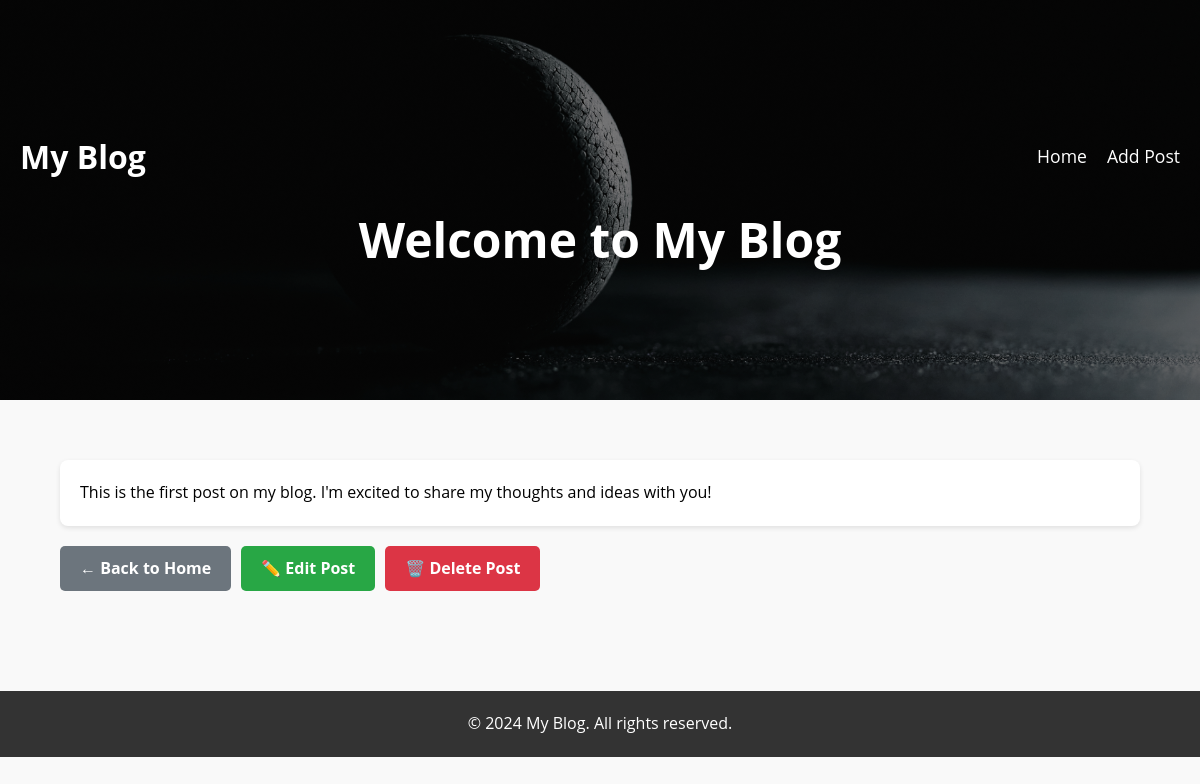
Screenshot of /view_post.php?id=1 with the database file from the repository.
### tables this page shows
CREATE TABLE `posts` (
  `id` int(11) NOT NULL,
  `title` varchar(255) NOT NULL,
  `content` text NOT NULL,
  `created_at` timestamp NOT NULL DEFAULT current_timestamp()
);

### view_post.php (the view, shortened to what this page needs)
<?php
require_once 'functions.php';
$conn = new mysqli('localhost', 'root', '', 'blog');
if (isset($_GET['id']) && is_numeric($_GET['id'])) {
    $id = $_GET['id'];
    $stmt = $conn->prepare("SELECT * FROM posts WHERE id = ?");
    $stmt->bind_param('i', $id);
    $stmt->execute();
    $result = $stmt->get_result();
    if ($result->num_rows > 0) {
        $row = $result->fetch_assoc();
        $title = htmlentities($row['title']);
        $content = format_content($row['content']);
        $postFound = true;
    } else {
        $title = 'Post not found';
        $content = '<p>The post you are looking for does not exist.</p>';
        $postFound = false;
    }
} else {
    header('Location: index.php');
    exit;
}
?>
<!DOCTYPE html>
<html lang="en">
<head>
    <link rel="stylesheet" href="styles.css">
</head>
<body>
    <header class="banner">
        <div class="navbar">
            <div class="logo">My Blog</div>
            <nav>
                <ul>
                    <li><a href="index.php">Home</a></li>
                    <li><a href="add_post.php">Add Post</a></li>
                </ul>
            </nav>
        </div>
        <div class="banner-text">
            <h1><?php echo $title; ?></h1>
        </div>
    </header>
    <main>
        <div class="container">
            <?php if ($postFound): ?>
                <div class="post">
                    <?php echo $content; ?>
                </div>
                <div class="post-actions">
                    <a href="index.php" class="btn btn-back">← Back to Home</a>
                    <a href="edit_post.php?id=<?php echo $id; ?>" class="btn btn-edit">✏️ Edit Post</a>
                    <a href="delete_post.php?id=<?php echo $id; ?>" class="btn btn-delete" onclick="return confirm('Are you sure you want to delete this post? This action cannot be undone.');">🗑️ Delete Post</a>
                </div>
            <?php else: ?>
                <p>The post you are looking for does not exist.</p>
                <a href="index.php" class="btn btn-back" style="margin-top: 20px;">← Back to Home</a>
            <?php endif; ?>
        </div>
    </main>
    <footer>
        <p>© 2024 My Blog. All rights reserved.</p>
    </footer>
</body>
</html>

### functions.php (shortened to what this page needs)
<?php
function format_content($content) {
    $content = htmlspecialchars($content);
    $content = preg_replace('/^### (.+)$/m', '<h3>$1</h3>', $content);
    $content = preg_replace('/^## (.+)$/m', '<h2>$1</h2>', $content);
    $content = preg_replace('/^# (.+)$/m', '<h1>$1</h1>', $content);
    $content = preg_replace('/^---+$/m', '<hr>', $content);
    $content = preg_replace('/^\*\*\*+$/m', '<hr>', $content);
    $content = preg_replace('/\*\*(.+?)\*\*/', '<strong>$1</strong>', $content);
    $content = preg_replace('/\*(.+?)\*/', '<em>$1</em>', $content);
    $content = nl2br($content);
    return $content;
}
?>

### styles.css (style rules this page uses)
body, h1, h2, h3, p, ul, li, a { margin: 0; padding: 0; list-style: none; text-decoration: none; }
body { font-family: 'Open Sans', Arial, sans-serif; line-height: 1.6; background-color: #f9f9f9; color: black; }
.container { width: 90%; max-width: 1200px; margin: 0 auto; padding: 20px 0; }
.banner { background: linear-gradient(to bottom, rgba(0, 0, 0, 0.5), rgba(0, 0, 0, 0.5)), url('banner-image.png') no-repeat center center/cover; height: 400px; color: #fff; text-align: center; display: flex; flex-direction: column; justify-content: center; }
.navbar { display: flex; justify-content: space-between; align-items: center; padding: 20px; }
.logo { font-size: 2em; font-weight: bold; }
.navbar ul { display: flex; }
.navbar li { margin-left: 20px; }
.navbar a { color: #fff; font-size: 1.1em; transition: color 0.3s; }
.banner-text h1 { font-size: 3em; margin-bottom: 10px; }
main { padding: 40px 0; }
.post { background: #fff; margin-bottom: 20px; padding: 20px; border-radius: 8px; box-shadow: 0 2px 5px rgba(0, 0, 0, 0.1); }
.btn { display: inline-block; padding: 10px 20px; font-size: 16px; font-weight: bold; text-align: center; text-decoration: none; color: #fff; background-color: #007bff; border: none; border-radius: 5px; cursor: pointer; transition: background-color 0.3s; }
footer { background: #333; color: #fff; text-align: center; padding: 20px 0; margin-top: 40px; }
footer p { margin: 0; }

### view_post.php (style rules this page uses)
.post-actions { margin-top: 20px; display: flex; gap: 10px; flex-wrap: wrap; }
.btn-edit { background-color: #28a745; }
.btn-delete { background-color: #dc3545; }
.btn-back { background-color: #6c757d; }

### rows the page displays
posts: title "Welcome to My Blog", content "This is the first post on my blog. I'm excited to share my thoughts and ideas with you!"
